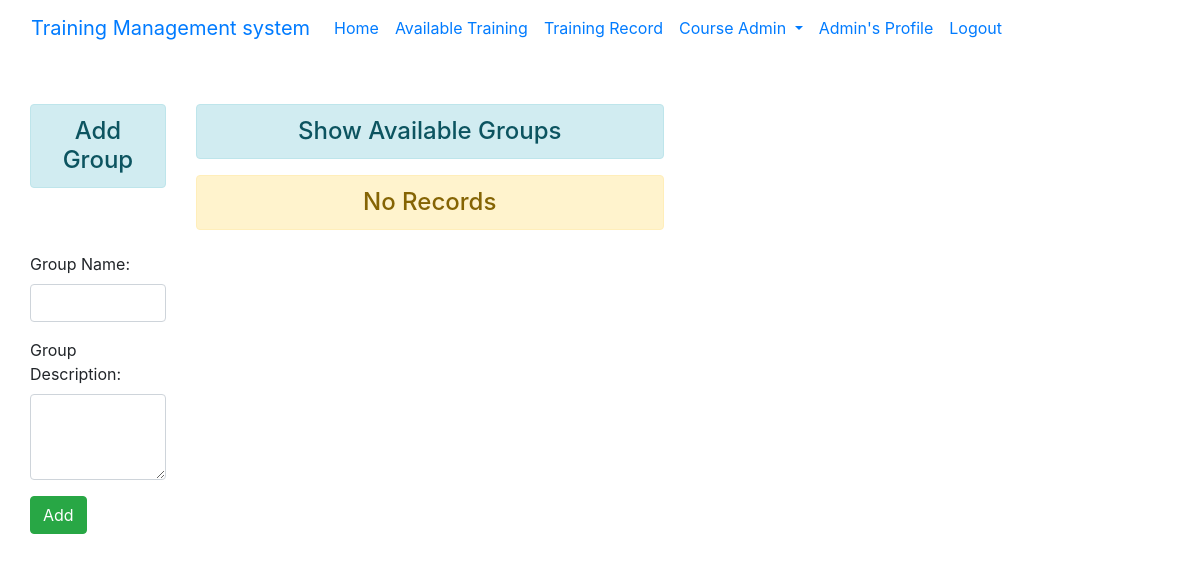
Before: /course/add_group/ (signed in) with the older database file.
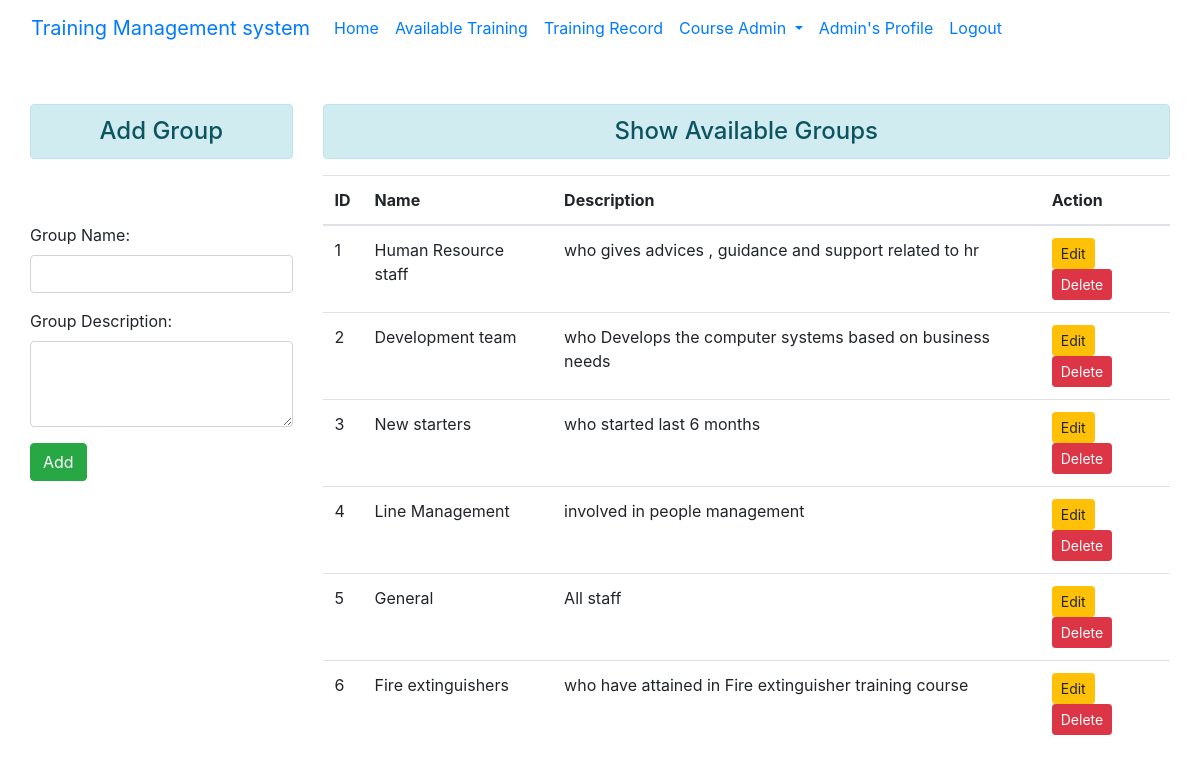
After: the same page with the newer database file.
### courseapp/models.py (models this page shows, shortened)
class CourseGroup(models.Model):
    group_name = models.CharField(max_length=25)
    group_desc = models.CharField(max_length=255, blank=True)

### courseapp/views.py (the view)
# urls.py: path('add_group/', views.add_group, name='add_group'),
@user_passes_test(lambda user: user.is_superuser)
def add_group(request):
    if request.method == 'POST':
        fm = CourseGroupForm(request.POST)
        if fm.is_valid():
            fm.save()
            fm = CourseGroupForm()
            messages.success(request, 'Group Successfully Added!!')
    else:
        fm = CourseGroupForm()
    groups = CourseGroup.objects.all()
    return render(request, 'courseapp/add_group.html', {'form':fm, 'groups':groups })

### courseapp/forms.py
class CourseGroupForm(forms.ModelForm):
    class Meta:
        model = models.CourseGroup
        fields="__all__"
        labels = {'group_name':'Group Name', 'group_desc':'Group Description'}
        widgets = { 'group_name': forms.TextInput(attrs={'class':'form-control'}),
            'group_desc': forms.Textarea(attrs={'rows':3, 'cols':25, 'class':'form-control'}) }

### courseapp/templates/courseapp/add_group.html (shortened to what this page needs)
{% extends 'enrollapp/base.html' %}
{% block content %}
<div class="row">
    <div class="col-sm-3 ">
        <h4 class="text-center alert alert-info"> Add Group </h4>
        <br/>
        <br>
        <form action="" method = "POST">
            {{ form.as_p }}
            <input type="submit" class="btn btn-success" value="Add">
        </form>
    </div>
    <div class="col-sm-9">
        <h4 class="text-center alert alert-info"> Show Available Groups</h4>
        {% if groups %}
        <table class="table table-hover">
            <thead>
                <tr>
                    <th scope="col">ID</th>
                    <th scope="col">Name</th>
                    <th scope="col">Description</th>
                    <th scope="col">Action</th>
                </tr>
            </thead>
            <tbody>
                {% for group in groups %}
                    <tr>
                        <td scope="row">{{group.id}}</td>
                        <td>{{group.group_name}} </td>
                        <td>{{group.group_desc}}</td>
                        <td>
                            <a href="{% url 'update_group' group.id %}" class="btn btn-warning btn-sm">Edit</a>
                            <form action="{% url 'delete_group' group.id %}" method="post" class="d-inline">
                                <input type="submit" class="btn btn-danger btn-sm" onclick='confirm("Are you sure to delete this record?")' value="Delete">
                            </form>
                        </td>
                    </tr>
                {% endfor %}
            </tbody>
      </table>
    {%else%}
        <h4 class="text-center alert alert-warning">No Records</h4>
    {% endif %}
</div>
</div>
{% endblock content %}

Changed rows visible on the page:
added CourseGroup: id "1", group_name "Human Resource staff", group_desc "who gives advices , guidance and support related to hr"
added CourseGroup: id "2", group_name "Development team", group_desc "who Develops the computer systems based on business needs"
added CourseGroup: id "3", group_name "New starters", group_desc "who started last 6 months"
added CourseGroup: id "4", group_name "Line Management", group_desc "involved in people management"
added CourseGroup: id "5", group_name "General", group_desc "All staff"
added CourseGroup: id "6", group_name "Fire extinguishers", group_desc "who have attained in Fire extinguisher training course"
Other visible differences:
text no longer shown: "No Records"
text now shown: "ID Name Description Action"
